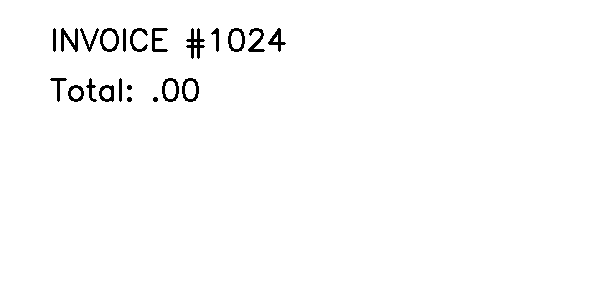
#> input picture backend/storage/documents/documents/test_invoice.png, 600 x 300 px
$ python -i ocr.py   (imports and definitions only)
#> lines starting #> are read from the running program, lines starting #| are printed output that depends on the picture; after the words box and inside, x2 and y2 are one past the last pixel; in counts of white or black regions, pixels touching at a corner belong together
import os
import re
from typing import Dict, List

# Heavy imports moved to methods to avoid issues in background threads
# import cv2
# import numpy as np
# import pytesseract


class ImagePreprocessor:
    def preprocess(self, image_path: str):
        """
        1. Deskew image
        2. Denoise
        3. Binarize
        4. Optimize contrast
        """
        import cv2
        import numpy as np

        img = cv2.imread(image_path)
#> img is the input picture: shape (300, 600, 3); 98.5% white; 22 black regions, largest, box (x1, y1, x2, y2) and area: (186, 28, 205, 59) 248, (61, 28, 78, 52) 198, (100, 28, 119, 52) 178
        if img is None:
            raise ValueError(f"Could not read image from {image_path}")

        # Scale up image by 2.0x
        img = cv2.resize(img, None, fx=2.0, fy=2.0, interpolation=cv2.INTER_CUBIC)
#> img: shape (600, 1200, 3)

        # Deskew
        angle = self._detect_skew(img)
#> in _detect_skew, `edges = cv2.Canny(gray, 100, 200)`:
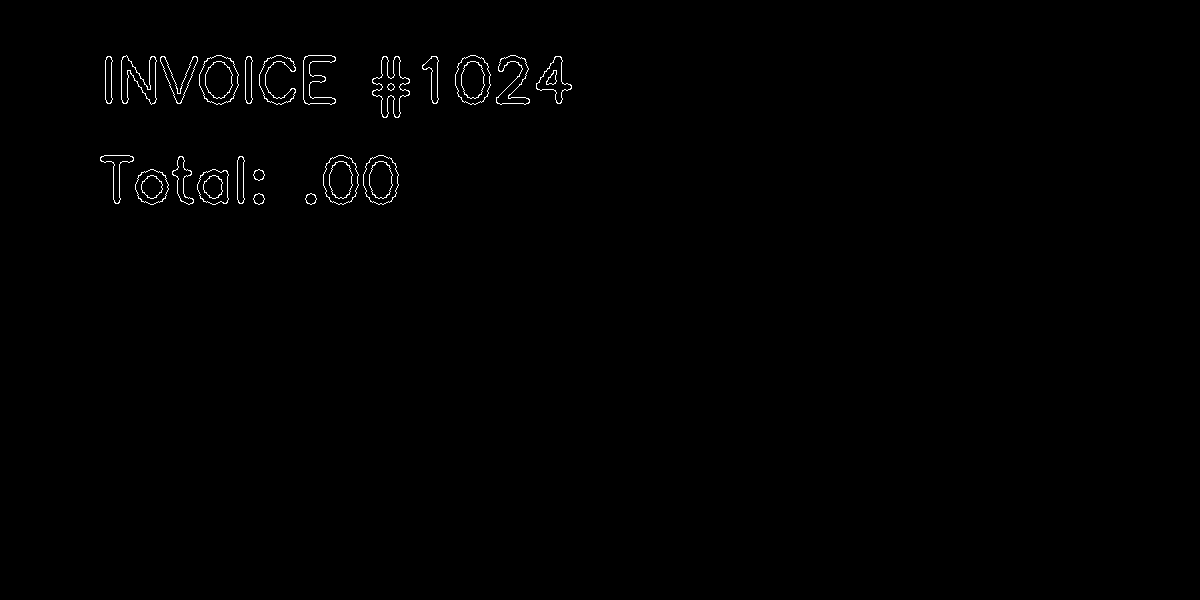
#> edges: shape (600, 1200); 0.53% white in thin lines or dots, all inside (x1, y1, x2, y2) = (100, 55, 572, 205)
#> in _detect_skew, `lines = cv2.HoughLinesP(edges, 1, np.pi / 180, 100, 100, 10)`: lines = [[310, 103, 329, 103]]
#> the loop in _detect_skew, `for line in lines:` made 1 pass
#> (x1, y1, x2, y2, angle) on pass 1: (310, 103, 329, 103, 0)
#> after the loop in _detect_skew, `for line in lines:`: angles = [0]
#> angle = 0
        img = self._rotate_image(img, angle)

        # Convert to grayscale
        gray = cv2.cvtColor(img, cv2.COLOR_BGR2GRAY)

        # Denoise heavily to remove ID card background patterns (guilloche lines)
        gray = cv2.fastNlMeansDenoising(
            gray, None, h=15, templateWindowSize=7, searchWindowSize=21
        )

        # Enhance contrast
        clahe = cv2.createCLAHE(clipLimit=2.0, tileGridSize=(8, 8))
        gray = clahe.apply(gray)

        # Apply a gentler adaptive threshold
        processed = cv2.adaptiveThreshold(
            gray, 255, cv2.ADAPTIVE_THRESH_GAUSSIAN_C, cv2.THRESH_BINARY, 41, 15
        )
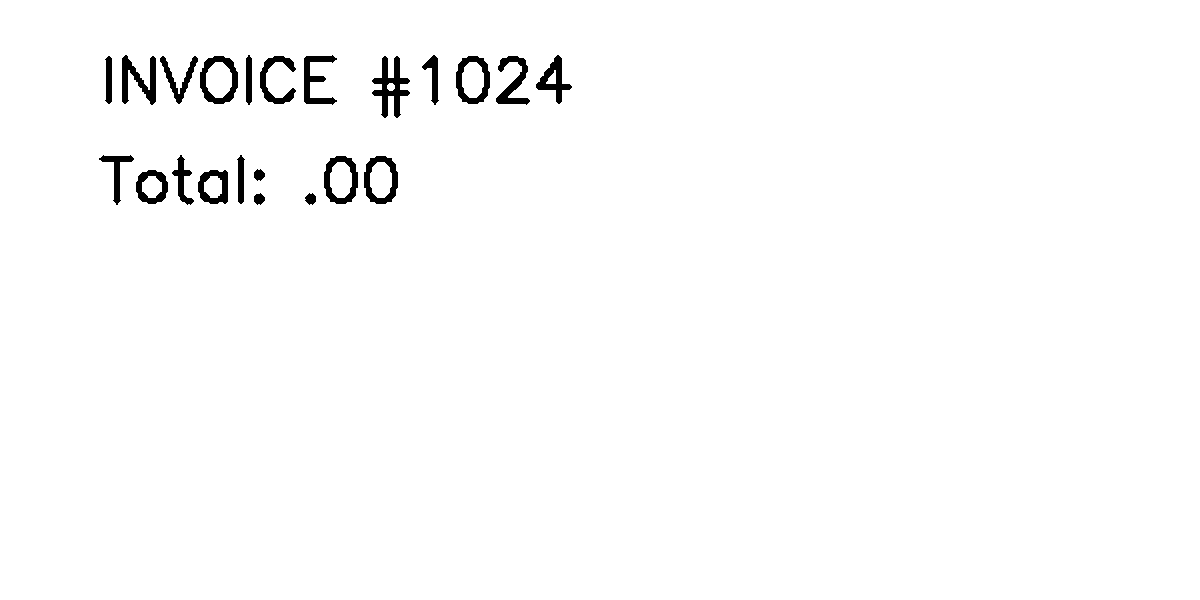
#> processed: shape (600, 1200); 98.4% white; 22 black regions, largest, box (x1, y1, x2, y2) and area: (372, 56, 410, 118) 994, (122, 55, 156, 105) 806, (200, 56, 238, 104) 750

        return processed

    def _detect_skew(self, img):
        """Detect image rotation angle"""
        import cv2
        import numpy as np

        gray = cv2.cvtColor(img, cv2.COLOR_BGR2GRAY)
        edges = cv2.Canny(gray, 100, 200)
        lines = cv2.HoughLinesP(edges, 1, np.pi / 180, 100, 100, 10)

        if lines is None:
            return 0.0

        angles = []
        for line in lines:
            x1, y1, x2, y2 = line[0]
            angle = np.degrees(np.arctan2(y2 - y1, x2 - x1))
            angles.append(angle)

        if not angles:
            return 0.0

        return float(np.median(angles))

    def _rotate_image(self, img, angle):
        if angle == 0.0:
            return img
        import cv2
        import numpy as np

        h, w = img.shape[:2]
        center = (w // 2, h // 2)
        M = cv2.getRotationMatrix2D(center, angle, 1.0)
        rotated = cv2.warpAffine(
            img, M, (w, h), flags=cv2.INTER_CUBIC, borderMode=cv2.BORDER_REPLICATE
        )
        return rotated


class OCRPostProcessor:
    IMPORTANT_ID_KEYWORDS = (
        "aadhaar",
        "enrolment",
        "enrollment",
        "uidai",
        "government of india",
        "your aadhaar no",
        "dob",
        "date of birth",
        "male",
        "female",
        "address",
        "pin code",
        "mobile",
        "c/o",
        "s/o",
        "d/o",
        "w/o",
        "district",
        "state",
    )

    IDENTITY_CORE_KEYWORDS = (
        "enrolment",
        "enrollment",
        "aadhaar no",
        "dob",
        "date of birth",
        "male",
        "female",
        "address",
        "pin code",
        "mobile",
        "c/o",
        "s/o",
        "d/o",
        "w/o",
        "district",
        "state",
        "village",
        "sub district",
        "po:",
    )

    IDENTITY_DROP_PHRASES = (
        "proof of identity",
        "not of citizenship",
        "verification",
        "authentication",
        "offline xml",
        "qr code",
        "obligated to seek consent",
        "download maadhaar",
        "lock/unlock",
        "helps you avail",
    )

    # [240 lines left out: functions post_process, _normalize_text, _normalize_line, _fix_structured_numbers, _looks_like_identity_document, _filter_identity_lines and 4 more, not called in this run]


class OCREngine:
    def __init__(self):
        self.preprocessor = ImagePreprocessor()
        self.postprocessor = OCRPostProcessor()

    # [52 lines left out: function extract_text, not called in this run]

>>> result = ImagePreprocessor().preprocess('../../storage/documents/documents/test_invoice.png')
